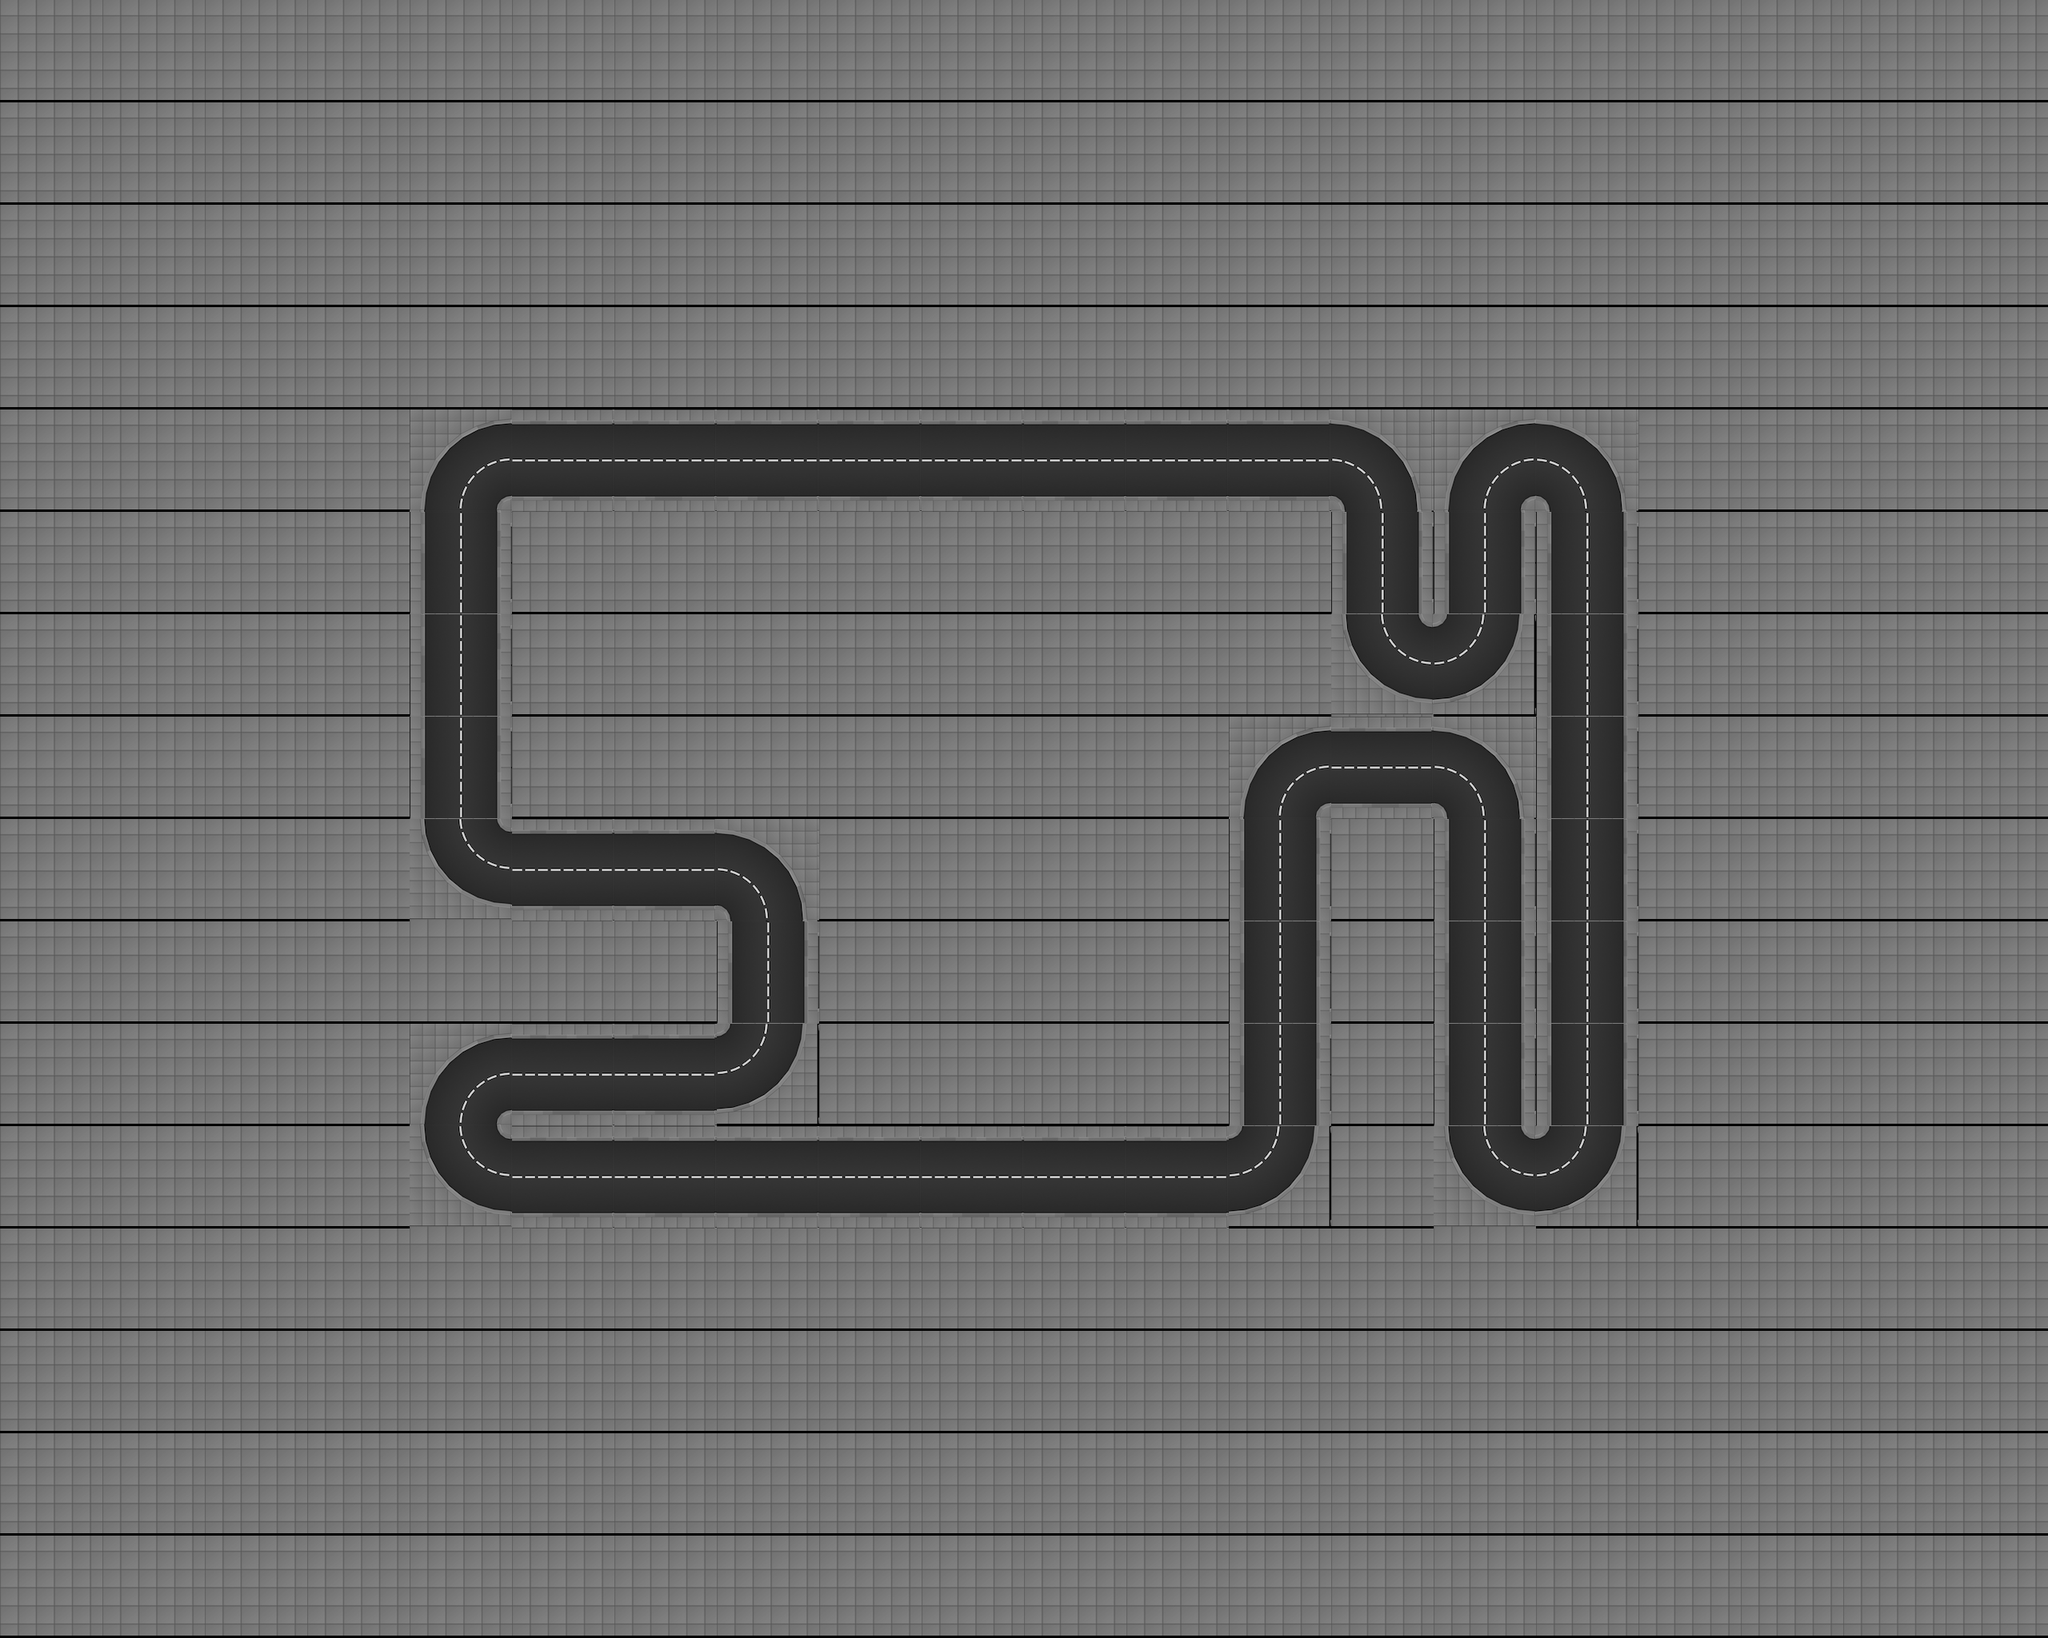

This is a level from a 2D game, rendered from its Tiled map with the project's own tilesets. A one-line summary and the map file follow, with tile-layer data summarised:
An orthogonal 20x16 tile map with 128x128 px tiles, 1 tile layer (track), 2 tilesets and 304 objects (17x office_05_ground_floor, 17x office_05_floor, 15x office_07_ground_floor, 15x office_07_floor, 11x office_06_ground_floor, ...).

<map height="16" infinite="0" nextlayerid="1" nextobjectid="1" orientation="orthogonal" renderorder="right-down" tiledversion="1.2.2" tileheight="128" tilewidth="128" version="1.2" width="20"><tileset firstgid="1" source="../../gbResources/set_tiles.tsx" /><tileset firstgid="134" source="../../gbResources/set_objects.tsx" /><layer height="16" id="1" name="track" width="20"><data>[320 cells, 320 non-empty, 7 distinct tile ids]</data></layer><objectgroup id="1" name="walls"><object id="1" x="512" y="640"><polyline points="16,0 32,-64 64,-96 128,-112" /></object><object id="2" x="512" y="640"><polyline points="112,0 114,-8 120,-14 128,-16" /></object><object id="3" x="512" y="704.0"><polyline points="16,-64 16,64" /></object><object id="4" x="512" y="704.0"><polyline points="112,-64 112,64" /></object><object id="5" x="512" y="832.0"><polyline points="16,-64 16,64" /></object><object id="6" x="512" y="832.0"><polyline points="112,-64 112,64" /></object><object id="7" x="512" y="960.0"><polyline points="16,-64 16,64" /></object><object id="8" x="512" y="960.0"><polyline points="112,-64 112,64" /></object><object id="9" x="512" y="1152"><polyline points="16,-128 32,-64 64,-32 128,-16" /></object><object id="10" x="512" y="1152"><polyline points="112,-128 114,-120 120,-114 128,-112" /></object><object id="11" x="512" y="1408"><polyline points="16,0 32,-64 64,-96 128,-112" /></object><object id="12" x="512" y="1408"><polyline points="112,0 114,-8 120,-14 128,-16" /></object><object id="13" x="512" y="1536"><polyline points="16,-128 32,-64 64,-32 128,-16" /></object><object id="14" x="512" y="1536"><polyline points="112,-128 114,-120 120,-114 128,-112" /></object><object id="15" x="640" y="592.0"><polyline points="0,-64 128,-64" /></object><object id="16" x="640" y="560.0"><polyline points="0,64 128,64" /></object><object id="17" x="640" y="1104.0"><polyline points="0,-64 128,-64" /></object><object id="18" x="640" y="1072.0"><polyline points="0,64 128,64" /></object><object id="19" x="640" y="1360.0"><polyline points="0,-64 128,-64" /></object><object id="20" x="640" y="1328.0"><polyline points="0,64 128,64" /></object><object id="21" x="640" y="1488.0"><polyline points="0,-64 128,-64" /></object><object id="22" x="640" y="1456.0"><polyline points="0,64 128,64" /></object><object id="23" x="768" y="592.0"><polyline points="0,-64 128,-64" /></object><object id="24" x="768" y="560.0"><polyline points="0,64 128,64" /></object><object id="25" x="768" y="1104.0"><polyline points="0,-64 128,-64" /></object><object id="26" x="768" y="1072.0"><polyline points="0,64 128,64" /></object><object id="27" x="768" y="1360.0"><polyline points="0,-64 128,-64" /></object><object id="28" x="768" y="1328.0"><polyline points="0,64 128,64" /></object><object id="29" x="768" y="1488.0"><polyline points="0,-64 128,-64" /></object><object id="30" x="768" y="1456.0"><polyline points="0,64 128,64" /></object><object id="31" x="896" y="592.0"><polyline points="0,-64 128,-64" /></object><object id="32" x="896" y="560.0"><polyline points="0,64 128,64" /></object><object id="33" x="896" y="1152"><polyline points="0,-112 64,-96 96,-64 112,0" /></object><object id="34" x="896" y="1152"><polyline points="0,-16 8,-14 14,-8 16,0" /></object><object id="35" x="896" y="1216.0"><polyline points="16,-64 16,64" /></object><object id="36" x="896" y="1216.0"><polyline points="112,-64 112,64" /></object><object id="37" x="896" y="1408"><polyline points="112,-128 96,-64 64,-32 0,-16" /></object><object id="38" x="896" y="1408"><polyline points="16,-128 14,-120 8,-114 0,-112" /></object><object id="39" x="896" y="1488.0"><polyline points="0,-64 128,-64" /></object><object id="40" x="896" y="1456.0"><polyline points="0,64 128,64" /></object><object id="41" x="1024" y="592.0"><polyline points="0,-64 128,-64" /></object><object id="42" x="1024" y="560.0"><polyline points="0,64 128,64" /></object><object id="43" x="1024" y="1488.0"><polyline points="0,-64 128,-64" /></object><object id="44" x="1024" y="1456.0"><polyline points="0,64 128,64" /></object><object id="45" x="1152" y="592.0"><polyline points="0,-64 128,-64" /></object><object id="46" x="1152" y="560.0"><polyline points="0,64 128,64" /></object><object id="47" x="1152" y="1488.0"><polyline points="0,-64 128,-64" /></object><object id="48" x="1152" y="1456.0"><polyline points="0,64 128,64" /></object><object id="49" x="1280" y="592.0"><polyline points="0,-64 128,-64" /></object><object id="50" x="1280" y="560.0"><polyline points="0,64 128,64" /></object><object id="51" x="1280" y="1488.0"><polyline points="0,-64 128,-64" /></object><object id="52" x="1280" y="1456.0"><polyline points="0,64 128,64" /></object><object id="53" x="1408" y="592.0"><polyline points="0,-64 128,-64" /></object><object id="54" x="1408" y="560.0"><polyline points="0,64 128,64" /></object><object id="55" x="1408" y="1488.0"><polyline points="0,-64 128,-64" /></object><object id="56" x="1408" y="1456.0"><polyline points="0,64 128,64" /></object><object id="57" x="1536" y="592.0"><polyline points="0,-64 128,-64" /></object><object id="58" x="1536" y="560.0"><polyline points="0,64 128,64" /></object><object id="59" x="1536" y="1024"><polyline points="16,0 32,-64 64,-96 128,-112" /></object><object id="60" x="1536" y="1024"><polyline points="112,0 114,-8 120,-14 128,-16" /></object><object id="61" x="1536" y="1088.0"><polyline points="16,-64 16,64" /></object><object id="62" x="1536" y="1088.0"><polyline points="112,-64 112,64" /></object><object id="63" x="1536" y="1216.0"><polyline points="16,-64 16,64" /></object><object id="64" x="1536" y="1216.0"><polyline points="112,-64 112,64" /></object><object id="65" x="1536" y="1344.0"><polyline points="16,-64 16,64" /></object><object id="66" x="1536" y="1344.0"><polyline points="112,-64 112,64" /></object><object id="67" x="1536" y="1536"><polyline points="112,-128 96,-64 64,-32 0,-16" /></object><object id="68" x="1536" y="1536"><polyline points="16,-128 14,-120 8,-114 0,-112" /></object><object id="69" x="1664" y="640"><polyline points="0,-112 64,-96 96,-64 112,0" /></object><object id="70" x="1664" y="640"><polyline points="0,-16 8,-14 14,-8 16,0" /></object><object id="71" x="1664" y="704.0"><polyline points="16,-64 16,64" /></object><object id="72" x="1664" y="704.0"><polyline points="112,-64 112,64" /></object><object id="73" x="1664" y="896"><polyline points="16,-128 32,-64 64,-32 128,-16" /></object><object id="74" x="1664" y="896"><polyline points="112,-128 114,-120 120,-114 128,-112" /></object><object id="75" x="1664" y="976.0"><polyline points="0,-64 128,-64" /></object><object id="76" x="1664" y="944.0"><polyline points="0,64 128,64" /></object><object id="77" x="1792" y="640"><polyline points="16,0 32,-64 64,-96 128,-112" /></object><object id="78" x="1792" y="640"><polyline points="112,0 114,-8 120,-14 128,-16" /></object><object id="79" x="1792" y="704.0"><polyline points="16,-64 16,64" /></object><object id="80" x="1792" y="704.0"><polyline points="112,-64 112,64" /></object><object id="81" x="1792" y="896"><polyline points="112,-128 96,-64 64,-32 0,-16" /></object><object id="82" x="1792" y="896"><polyline points="16,-128 14,-120 8,-114 0,-112" /></object><object id="83" x="1792" y="1024"><polyline points="0,-112 64,-96 96,-64 112,0" /></object><object id="84" x="1792" y="1024"><polyline points="0,-16 8,-14 14,-8 16,0" /></object></objectgroup><objectgroup id="2" name="route"><!-- 1 objects omitted --></objectgroup><objectgroup id="3" name="lights"><!-- 54 objects omitted --></objectgroup><objectgroup id="4" name="slow_motion_triggers"><!-- 16 objects omitted --></objectgroup><objectgroup id="5" name="speed_up_triggers"><!-- 7 objects omitted --></objectgroup><objectgroup id="6" name="buildings"><!-- 114 objects omitted --></objectgroup><objectgroup id="7" name="spawners"><!-- 4 objects omitted --></objectgroup></map>
<!-- 220 of 304 objects omitted -->
